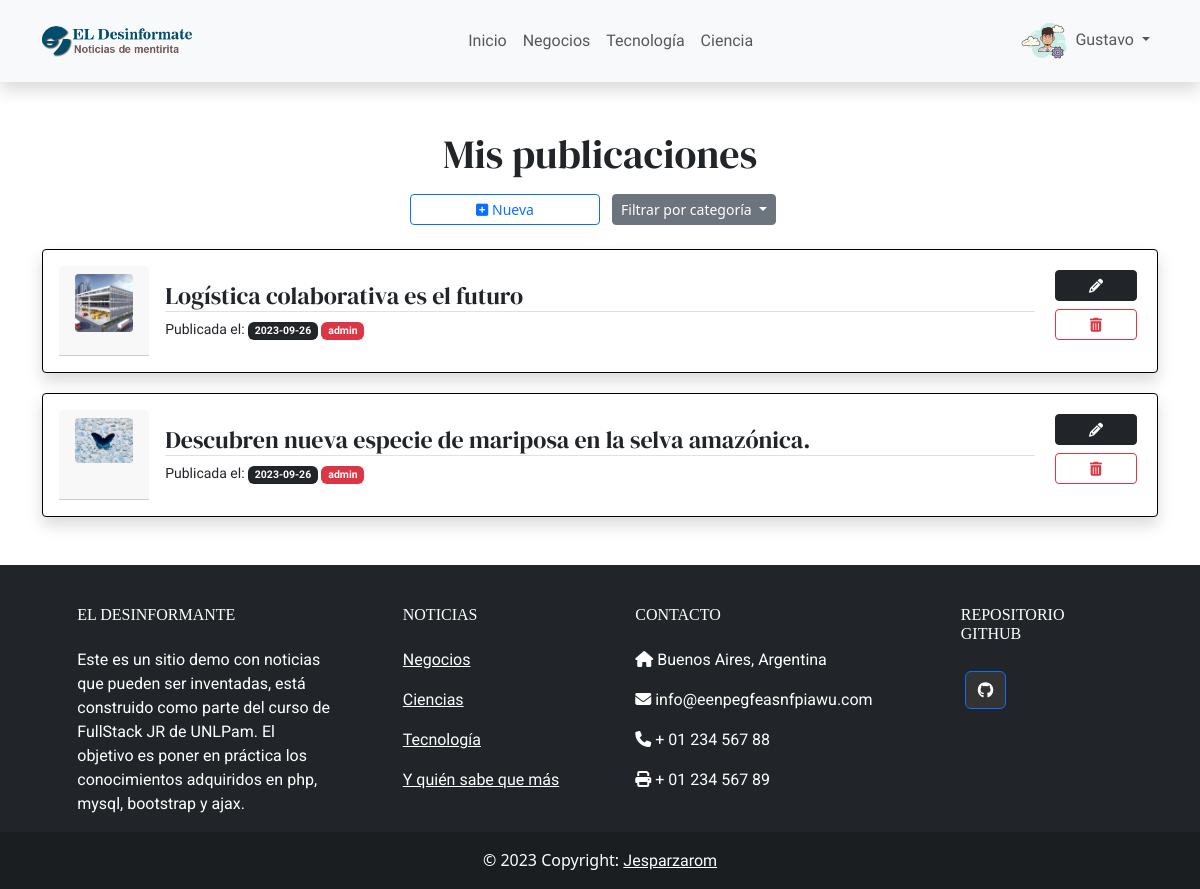
/admin/mis_publicaciones.php (signed in), run on the app's committed database.
### tables this page shows
CREATE TABLE `news` (
  `id_noticia` int(20) NOT NULL,
  `id_usuario` int(20) NOT NULL,
  `titulo` text NOT NULL,
  `copete` text NOT NULL,
  `cuerpo` text NOT NULL,
  `imagen` text NOT NULL,
  `fecha` date NOT NULL,
  `categoria` varchar(30) NOT NULL
);

### backend/admin_mis_noticias.php (called while the page is built, shortened)
<?php
extract($_REQUEST);
require("conexion.php");
$id_usuario=$_SESSION['id_usuario'];
$instruccion = "
    SELECT news.*, CONCAT(usuarios.nombre, ' ', usuarios.apellido) AS autor, usuarios.rol
    FROM news
    INNER JOIN usuarios ON news.id_usuario = usuarios.id_usuario
    WHERE news.id_usuario = '$id_usuario'
";
if (!isset($categoria)) {
    $instruccion = "
    SELECT news.*, CONCAT(usuarios.nombre, ' ', usuarios.apellido) AS autor, usuarios.rol
    FROM news
    INNER JOIN usuarios ON news.id_usuario = usuarios.id_usuario
    WHERE news.id_usuario = '$id_usuario'
";
}
$mis_noticias = $conexion->query($instruccion);
?>

### admin/mis_publicaciones.php (the view, shortened to what this page needs)
<?php
extract($_REQUEST);
require("../backend/admin_mis_noticias.php");
?>
<!DOCTYPE html>
<html lang="es">
<head>
    <link href="https://cdn.jsdelivr.net/npm/bootstrap@5.3.2/dist/css/bootstrap.min.css" rel="stylesheet"
>
    <link rel="stylesheet" href="../estaticos/css/style.css">
</head>
<body>
    <div class="">
        <?php require("menu.php"); ?>
    </div>
    <div class="container-fluid">
        <div class="container">
            <h1 class="text-center">Mis publicaciones</h1>
        </div>
        <div class="container mt-3">
            <div class="row justify-content-center">
                <a href="../noticias/form_agregar.php" class="btn btn-sm btn-outline-primary col-2 mb-4">
                    <i class="fa-solid fa-square-plus"></i>
                    Nueva
                </a>
                <div class="dropdown col-2">
                    <button class="btn btn-sm btn-secondary dropdown-toggle" type="button" data-bs-toggle="dropdown"
                        aria-expanded="false">
                        Filtrar por categoría
                    </button>
                </div>
                <?php if ($mis_noticias->rowCount() > 0): ?>
                    <?php foreach ($mis_noticias as $noticia): ?>
                        <div class="col-12 mb-1">
                            <div class="card p-3 shadow border-black rounded-1 mb-3">
                                <div class="row g-0">
                                    <div class="col-md-1 col-sm-12 justify-content-center align-items-center card-header">
                                        <img src="../imagenes/subidas/<?php print($noticia['imagen']); ?>"
                                            class="img-fluid card-img rounded-1" alt="Imagen de la tarjeta" width="100">
                                    </div>
                                    <div class="col-md-10 col-sm-12 card-body">
                                        <div class="">
                                            <h4 class="card-title mb-1 border-bottom">
                                                <?php print($noticia['titulo']); ?>
                                            </h4>
                                        </div>
                                        <div class="card-text">
                                            <small>Publicada el:
                                                <span class="badge text-bg-dark">
                                                    <?php print($noticia['fecha']) ?>
                                                </span>
                                            </small>
                                            <small>
                                                    <?php
                                                        if($rol == "admin"){
                                                            print("
                                                            <span class='badge text-bg-danger'>
                                                                $rol
                                                            </span>
                                                            ");
                                                        } else {
                                                            print('');
                                                        }
                                                    ?>
                                            </small>
                                        </div>
                                    </div>
                                    <div class="col-md-1 col-sm-12">
                                        <div class="">
                                            <div
                                                class=" d-flex flex-column flex-wrap justify-content-center text-center slign-items-center w-100">
                                                <a href="<?php print('../noticias/form_editar.php?id_noticia=' . $noticia["id_noticia"] . ''); ?>"
                                                    class="btn btn-sm btn-dark m-1"><i class="fa-solid fa-pencil"></i></a>
                                                <a href="<?php print('../backend/borrar_noticia.php?id_noticia=' . $noticia["id_noticia"] . '&imagen=' . $noticia["imagen"] . ''); ?>"
                                                    class="btn btn-sm btn-outline-danger m-1"
                                                    onclick="return confirm(&quot; Desea eliminar &quot;)"><i
                                                        class="fa-solid fa-trash-can"></i></a>
                                            </div>
                                        </div>
                                    </div>
                                </div>
                            </div>
                        </div>
                    </div>
                <?php endforeach; ?>
            <?php else: ?>
                <div class="container mt-3 alert alert-secondary">
                    Aún no has publicado nada
                </div>
            <?php endif ?>
        </div>
    <?php require("../noticias/footer.php"); ?>
</body>
</html>

### estaticos/css/style.css (style rules this page uses)
:root { --font-dm: 'DM Serif Display', serif; --font-instrument: 'Instrument Serif', serif; --font-news: 'News Cycle', sans-serif; --font-roboto: 'Roboto', sans-serif; }
html { font-family: var(--font-roboto); }
h1, h2, h3, h4 { font-family: var(--font-dm); }
a, button, small { font-family: var(--font-news); }

### data on the page
news: imagen (picture), titulo "Logística colaborativa es el futuro", fecha "2023-09-26"
news: imagen (picture), titulo "Descubren nueva especie de mariposa en la selva amazónica.", fecha "2023-09-26"

### other printed values
$nombre "Gustavo"
